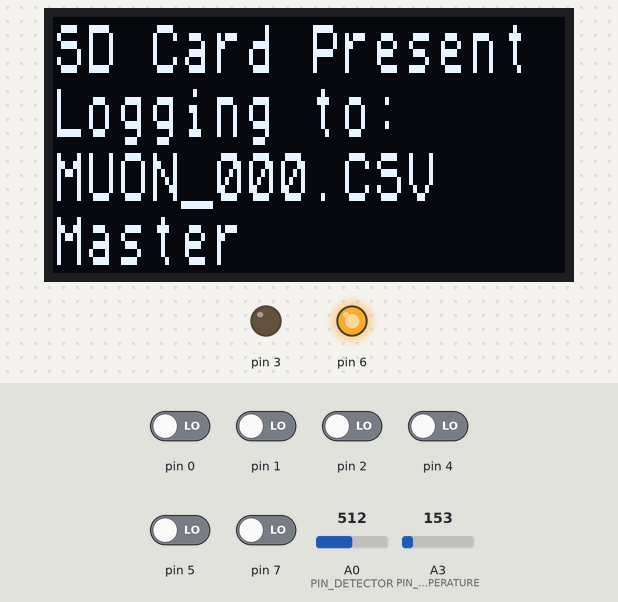
Recording of a sketch running on a simulated Arduino Uno, built for the host (arithmetic inside an expression is 32-bit, double 64-bit). Parts: 128×64 one-colour display, output pins drawn as LEDs (lit = HIGH). Inputs (shaded band) come from the test bench; at power-on: pin 0–2, pin 4, pin 5, pin 7 LOW, A0 (PIN_DETECTOR) = 512, A3 (PIN_TEMPERATURE) = 153. Storage starts empty; EEPROM starts erased; what the sketch prints to the serial monitor is not drawn.

Above: at 1.6 s.
At 3.7 s:
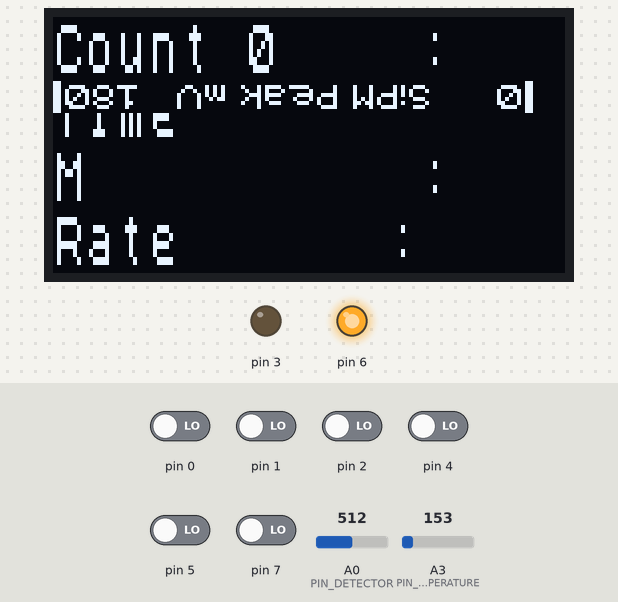
3.8 s: A0 (PIN_DETECTOR) set to 17
5.3 s: A0 (PIN_DETECTOR) set to 13
At 6.1 s:
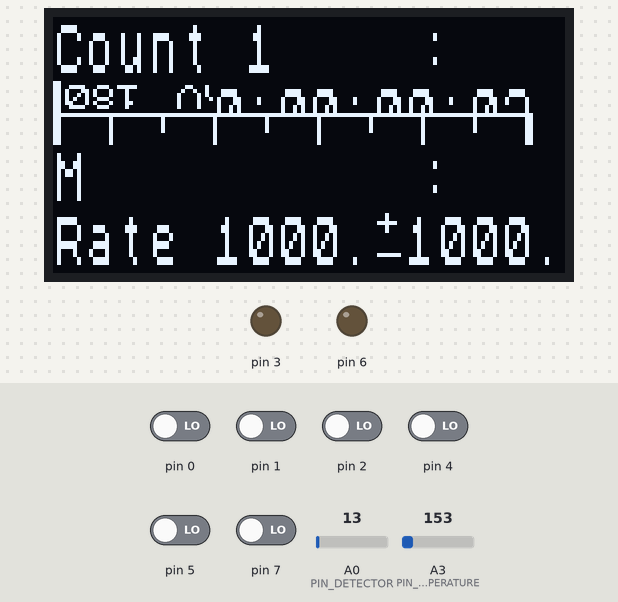
8.3 s: A0 (PIN_DETECTOR) set to 48
9.8 s: A0 (PIN_DETECTOR) set to 57
At 10.9 s:
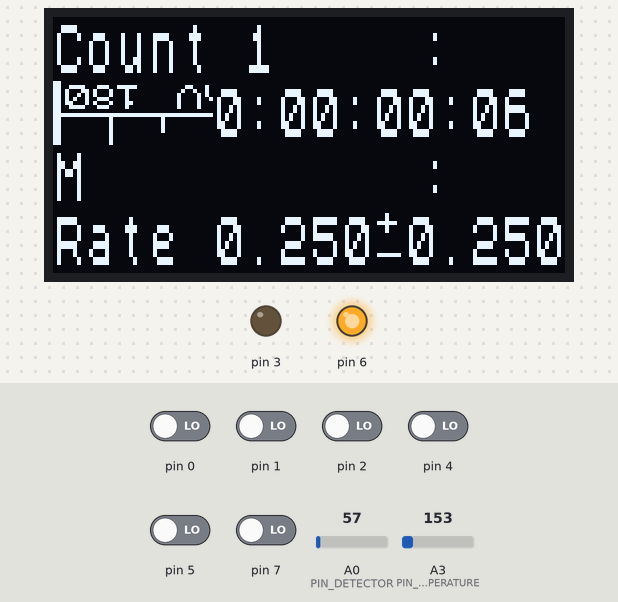
Timing chart, 0 to 12.3 s (numbered marks = the images above; inputs shaded):
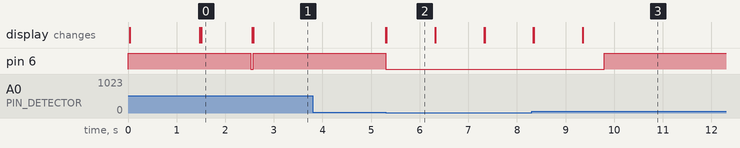

The sketch:

MuonDetector.ino
```cpp
/*
Cosmic Watch Muon Detector alternative software
   Non Official Version of the CosmicWatch Desktop Muon Detector Arduino Code
   Code adapted from Spencer Axiani's original software and designs by Jotham Gates
   The original code and documentation / designs can be found here:
   https://github.com/spenceraxani/CosmicWatch-Desktop-Muon-Detector-v2

   This software uses both the u8x8 display and the sd card if they are fitted.
   Differences to the original code are mainly:
    - Using a smaller library for the driving the display to save RAM and is also fairly fast.
    - Able to save files both as csv and the original text file - selectable in the settings menu
      - CSV does not have to be imported into spreadsheet applications, text does (at least for me)
      - Text is what the original detector software saves files as, for compatability - note that the header is slightly different and might cause the odd issue, but the data is structured the same.
    - Tries to use char arrays instead of the String library to save RAM.
    - Does not fully support the python scripts for downloading and deleting files from the sd card
    - EEPROM can be programmed by the main program - type "Settings" (with the serial terminal set to \n as new line) before the detector finishes starting up.
    - The screen has a day counter as well as hours, minutes and seconds
    - Graphical bar graph with something of a scale instead of one made from hyphens.

   Libraries required:
   Builtin:
    Wire
    SD
    EEPROM
   Need to be installed:
    U8g2 - u8x8 text only part required
    This can be found by searching for it in the libraries manager (sketch > include library > manage libraries)

   Files:
    This file contains the main code.
    The defines.h file contains parameters that can be adjusted to adapt this to your needs and preferences.
    The strings.h file contains most of the strings in this program, so change these if you want to change the wording.
    The oled.ino file contains functions relating to driving the display.
    The sdCard.ino file contains functions related to the sdCard.
    The serial.ino file contains functions relating to serial and built in EEPROM settings function.
    The other.ino file contains other general functions.

   WARNING ABOUT WORKING ON THIS PROGRAM:
   An atmega328p, as found in the arduino Uno and Nanos has only 2048 bytes of RAM.
   The SD card library is very big, and combined with driving the display, there are only a few hundred bytes
   of ram left for local variables. Possibly less than 100 at various times. If you are trying to edit this
   and are getting really weird results and behaviour in other areas of code / restarts. Running out of ram is likely to be the issue.
*/
//Include the defines.h file in the same directory
#include "defines.h"
#include "strings.h"

#ifdef USE_SCREEN
//LCD Libraries. This one is slightly smaller than the adafruit one, although with a few less features.
#include <Wire.h>
#include <U8x8lib.h>
#endif
//SD card
#ifdef USE_SD_CARD
#include <SD.h>
File myFile;
#endif
#ifdef USE_SCREEN
U8X8_SSD1306_128X64_NONAME_HW_I2C u8x8(U8X8_PIN_NONE);
#endif
#include <EEPROM.h>
bool isMaster = true;
unsigned long count = 0;
float sipmVoltage = 0;

//Timing
unsigned int startTime = 0;
unsigned long totalDeadtime = 0;
#ifdef USE_SD_CARD
//SD Card stuff
bool isSDCard = false;
char separatorChar = ' ';
#endif

#ifdef USE_SERIAL_DEBUG //Automatically add and remove the print ram left as required
  #define DEBUG_RAM() debugRam(__LINE__)
#else
  #define DEBUG_RAM()
#endif

void setup() {
  //Set up ADC
  analogReference (EXTERNAL); //DO NOT REMOVE THIS LINE!!!!!!!!!!!!!!
  //It will probably blow up the microcontroller if an analogRead() is called before the reference is set properly.
  //The internal reference and external 3.3v supply will be shorted otherwise.
  ADCSRA &= ~(bit (ADPS0) | bit (ADPS1) | bit (ADPS2));  // clear prescaler bits
  ADCSRA |= bit (ADPS0) | bit (ADPS1);                   // Set prescaler to 8
  //Make the led pin an output
  //pinMode(PIN_LED, OUTPUT);
  //pinMode(PIN_COINCIDENCE, INPUT);
  DDRD = (DDRD | PIN_LED) & (~PIN_COINCIDENCE); //Set the led to be an output and the coincidence pin to be an input
  if ((PIND & PIN_COINCIDENCE) == PIN_COINCIDENCE) { //If the coincidence pin is high, then put into slave mode
    isMaster = false;
    PORTD = PORTD | PIN_LED; //Turn the led on
  } else {
    //pinMode(PIN_COINCIDENCE, OUTPUT);
    //digitalWrite(PIN_COINCIDENCE,HIGH);
    DDRD = DDRD | PIN_COINCIDENCE; //Make the coincidence pin an output
    PORTD = PORTD | PIN_COINCIDENCE; //Turn the coincidence pin high
  }
#ifdef USE_SCREEN
  //Start the display
  u8x8.begin();
  u8x8.setFlipMode(1);
  u8x8.setPowerSave(0);
  u8x8.setFont(u8x8_font_chroma48medium8_r);
  u8x8.setContrast(EEPROM.read(EEPROM_CONSTRAST));
#endif
  //Put screen upside down
#ifdef USE_SERIAL
  //Set up serial
  Serial.begin(9600);
  Serial.setTimeout(3000);
#endif
  DEBUG_RAM();
  //Ram is limited, so only copy the big strings in parts
  char charBuffer[60] = ""; //Define as an empty string to keep the compiler happy. Make it 122 bytes so that it can also be used for the screen
  DEBUG_RAM();
#if defined USE_SCREEN || defined USE_SERIAL
  //Strings stored in PROGMEM need to be copied to RAM before they can be used. charBuffer is a temporary spot for them.
  strcpy_P(charBuffer, cosmicString);
#ifdef USE_SCREEN
  u8x8.draw2x2String(0, 0, charBuffer);
#endif
#ifdef USE_SERIAL
  Serial.write(charBuffer);
  Serial.write(' ');
  DEBUG_RAM();
#endif
  strcpy_P(charBuffer, watchString);
#ifdef USE_SERIAL
  Serial.write(charBuffer);
#endif
#ifdef USE_SCREEN
  u8x8.draw2x2String(6, 2, charBuffer);
  getEepromString(EEPROM_ID1,16,charBuffer);
  u8x8.draw1x2String(0,4,charBuffer);
  byte secondRowLength = getEepromString(EEPROM_ID2,16,charBuffer);
  u8x8.draw1x2String(17 - secondRowLength,6,charBuffer);
#endif
#ifdef USE_SERIAL
  strcpy_P(charBuffer, muonString);
  Serial.println(charBuffer);
  strcpy_P(charBuffer, deviceIdentity);
  Serial.write(charBuffer);
  getEepromString(EEPROM_ID1,EEPROM_STRING_LENGTH,charBuffer);
  Serial.write(charBuffer);
  getEepromString(EEPROM_ID2,EEPROM_STRING_LENGTH,charBuffer);
  Serial.println(charBuffer);
  strcpy_P(charBuffer, firmwareString);
  Serial.println(charBuffer);
  strcpy_P(charBuffer, compiledString);
  Serial.println(charBuffer);
  //About string 1
  strcpy_P(charBuffer, aboutString1);
  Serial.println(charBuffer);
  strcpy_P(charBuffer, aboutString2);
  Serial.write(charBuffer);
  //About string 3
  strncpy_P(charBuffer, aboutString3,50); //Do it in two parts to save ram
  Serial.write(charBuffer);
  strcpy_P(charBuffer, aboutString3+50); //Do it in two parts
  Serial.println(charBuffer);

  //strcpy_P(charBuffer, aboutString3);
  //Serial.println(charBuffer);
#ifdef USE_SERIAL_SETTINGS //Print out the instructions for entering settings mode if it is included
  strcpy_P(charBuffer, settingsInstructions);
  Serial.write(charBuffer);
  strcpy_P(charBuffer, settingsAndNL);
  Serial.write(charBuffer);
  strcpy_P(charBuffer, settingsInstructions2);
  Serial.println(charBuffer);
  DEBUG_RAM();
#endif
  Serial.println();
#endif
#endif
  delay(1000);
#ifdef USE_SD_CARD
  //Set up the sd card
  if (SD.begin(PIN_SD_CARD)) {
#if defined USE_SCREEN || defined USE_SERIAL
    strcpy_P(charBuffer, sdPresent);
#ifdef USE_SERIAL
    Serial.println(charBuffer);
#endif
    //Put here as sd.begin has a time delay
    u8x8.clear();
#ifdef USE_SCREEN
    u8x8.draw1x2String(0, 0, charBuffer);
#endif
    strcpy_P(charBuffer, loggingTo);
#ifdef USE_SCREEN
    u8x8.draw1x2String(0, 2, charBuffer);
#endif
#ifdef USE_SERIAL
    Serial.print(charBuffer);
#endif
    DEBUG_RAM();
#endif
    isSDCard = true;
    //Now go through the process of trying to find an empty file name to save
    openLogFile(charBuffer);
    DEBUG_RAM();
#ifdef USE_SERIAL
    Serial.println(charBuffer); //Print the file name logging to
#endif
#ifdef USE_SCREEN
    u8x8.draw1x2String(0, 4, charBuffer); //Display the file name
#endif
  } else {
    strcpy_P(charBuffer, noSdCard);
#ifdef USE_SERIAL
    Serial.println(charBuffer);
#endif
    //Put here as sd.begin has a time delay
#ifdef USE_SCREEN
    u8x8.clear();
    u8x8.draw1x2String(0, 0, charBuffer);
#endif
  }
#ifdef USE_SD_CARD
  DEBUG_RAM();
  if (isSDCard) { //Write the headers to the sd card file
    strcpy_P(charBuffer, cosmicString);
    myFile.write(charBuffer);
    myFile.write(' ');
    strcpy_P(charBuffer, watchString);
    myFile.write(charBuffer);
    strcpy_P(charBuffer, muonString);
    myFile.println(charBuffer);
    strcpy_P(charBuffer, deviceIdentity);
    myFile.write(charBuffer);
    getEepromString(EEPROM_ID1,EEPROM_STRING_LENGTH,charBuffer);
    myFile.write(charBuffer);
    getEepromString(EEPROM_ID2,EEPROM_STRING_LENGTH,charBuffer);
    myFile.println(charBuffer);
    strcpy_P(charBuffer, firmwareString);
    myFile.println(charBuffer);
    strcpy_P(charBuffer, compiledString);
    myFile.println(charBuffer);
    strcpy_P(charBuffer, aboutString1);
    myFile.println(charBuffer);
    strcpy_P(charBuffer, aboutString2);
    myFile.write(charBuffer);
    //About string 3
    strncpy_P(charBuffer, aboutString3,50); //Do it in two parts to save ram
    myFile.write(charBuffer);
    strcpy_P(charBuffer, aboutString3+50); //Do it in two parts
    myFile.println(charBuffer);
    //strcpy_P(charBuffer, aboutString3);
    //myFile.println(charBuffer);
    myFile.println();
    //Will flush the file in a little bit.
  }
#endif
#endif
#if defined USE_SCREEN || defined USE_SERIAL || defined USE_SD_CARD
  if (isMaster) {
    strcpy_P(charBuffer, masterString);
  } else {
    strcpy_P(charBuffer, slaveString);
  }
#endif
#ifdef USE_SCREEN
  u8x8.draw1x2String(0, 6, charBuffer);
#endif
#ifdef USE_SD_CARD
  if (isSDCard) {
    myFile.println(charBuffer);
    myFile.flush();
  }
#endif
#ifdef USE_SERIAL
  Serial.println(charBuffer);
#endif
  DEBUG_RAM();
  delay(1000);
#ifdef USE_SERIAL
  //TXT Header only for serial
  strncpy_P(charBuffer, txtHeader,50); //Do it in two parts to save ram
  Serial.write(charBuffer);
  strcpy_P(charBuffer, txtHeader+50); //Do it in two parts
  Serial.println(charBuffer);
#endif
#ifdef USE_SD_CARD
  if (isSDCard) {
    //Get the header with commas instead of spaces if saving as a csv
    if(separatorChar == ',') {
      strcpy_P(charBuffer, csvHeader);
      //CSV Header only for serial
      strncpy_P(charBuffer, csvHeader,50); //Do it in two parts to save ram
      myFile.write(charBuffer);
      strcpy_P(charBuffer, csvHeader+50); //Do it in two parts
      myFile.println(charBuffer);
    } else {
      //TXT Header only for serial
      strncpy_P(charBuffer, txtHeader,50); //Do it in two parts to save ram
      myFile.write(charBuffer);
      strcpy_P(charBuffer, txtHeader+50); //Do it in two parts
      myFile.println(charBuffer);
    }
    myFile.flush();
  }
  DEBUG_RAM();
#endif
  if (isMaster) {
    //digitalWrite(PIN_COINCIDENCE,LOW);
    PORTD = PORTD & (~PIN_COINCIDENCE); //Make the coincidence pin low
  }
  PORTD = PORTD & (~PIN_LED); //Make the led pin low
#ifdef USE_SCREEN
  //Set up the display for normal viewing
  //const byte offsetColon1[] = {B00110000,0,0,0,0,0,0,0}; //Char that puts a colon on the left side to make it appear as a colon and a space
  //const byte offsetColon2[] = {B00001100,0,0,0,0,0,0,0}; //Char that puts a colon on the left side to make it appear as a colon and a space
  u8x8.clear();
  strcpy_P(charBuffer, totalCount);
  u8x8.draw1x2String(0, 0, charBuffer);
  strcpy_P(charBuffer, upTime);
  u8x8.draw1x2String(0, 2, charBuffer);
  //byte tempTile[120]; //A separate buffer runs out of ram with sd card, so have to use charBuffer as a buffer of bytes, not chars.
  memcpy_P(charBuffer,offsetColon1,8);
  u8x8.drawTile(5,0,1,charBuffer);
  u8x8.drawTile(4,2,1,charBuffer);
  u8x8.drawTile(4,6,1,charBuffer);
  memcpy_P(charBuffer,offsetColon2,8);
  u8x8.drawTile(5,1,1,charBuffer);
  u8x8.drawTile(4,3,1,charBuffer);
  u8x8.drawTile(4,7,1,charBuffer);
  if (isMaster) {
    /*memcpy_P(tempTile,charMasterTop,8);
    u8x8.drawTile(0,4,1,tempTile);
    memcpy_P(tempTile,charMasterBottom,8);
    u8x8.drawTile(0,5,1,tempTile);*/
    u8x8.draw1x2Glyph(0, 4, CHAR_MASTER);
  } else {
    /*memcpy_P(tempTile,charSlaveTop,8);
    u8x8.drawTile(0,4,1,tempTile);
    memcpy_P(tempTile,charSlaveBottom,8);
    u8x8.drawTile(0,5,1,tempTile);*/
    u8x8.draw1x2Glyph(0, 4, CHAR_SLAVE);
  }
  strcpy_P(charBuffer, rateString);
  u8x8.draw1x2String(0, 6, charBuffer);
  for(byte i = 0;i<15;i++) { //We do not have enough ram to do this all at once, so so each block at a time
    memcpy_P(charBuffer,barScaleB+i*8,8); //i<<3 should be i*8
    u8x8.drawTile(i+1,5,1,charBuffer);
  }
  DEBUG_RAM();
#endif
#if defined USE_SERIAL && defined USE_SERIAL_SETTINGS
  enterSettings();
#endif
  DEBUG_RAM();
  analogRead(PIN_DETECTOR);
  startTime = millis();
}

void loop() {
  if (analogRead(PIN_DETECTOR) > THRESHOLD_SIGNAL) {
    int detectionADC = analogRead(PIN_DETECTOR);
    unsigned long timeStamp = micros();
    unsigned long timeDetecting = millis() - startTime;
    bool usePulse = false;
    //digitalWrite(PIN_LED,HIGH);
    //We detected something!
    if (isMaster) {
      PORTD = PORTD | PIN_COINCIDENCE; //Make the led pin high
      usePulse = true;
    }
#if defined USE_SCREEN || defined USE_SERIAL
    //Swap the adc to the temperature pin and measure a few times to stabilise
    //Also delay a while to allow the coincidence pin to stay high and allow master detector to trigger if slave.
    /*Serial.println("About to read temp");*/
    analogRead(PIN_TEMPERATURE); //Swap the adc to the temperature pin and throw away the first measurement as it might be off by a bit
    float temperatureC = (((analogRead(PIN_TEMPERATURE) + analogRead(PIN_TEMPERATURE)) * (1650. / 1024)) - TEMPERATURE_SENSOR_OFFSET) / 10. ;
    //adc * 3300 - 1024 * TEMPERATURE_SENSOR_OFFSET / 10
    /*Serial.print("Temp is: ");
      Serial.println(temperatureC);*/
    //Make the text for the file and serial without using the String library to save RAM
#endif
    if (!isMaster) {
      if ((PIND & PIN_COINCIDENCE) == PIN_COINCIDENCE) {
        usePulse = true;
      }
    }
    if (usePulse) {
      /*Serial.println("Using Pulse");*/
      count++;
      //digitalWrite(PIN_LED,HIGH);
      PORTD = PORTD | PIN_LED; //Make the led pin high
#if defined USE_SCREEN || defined USE_SERIAL
      //In the form of:
      //count,timeStamp,detectionADC,SIPM Voltage,deadTime,temperature
      sipmVoltage = get_sipm_voltage(detectionADC);
      /*Serial.print("SiPM Voltage is: ");
        Serial.println(sipmVoltage);*/
      char countString[11];
      char timeString[11];
      char adcString[5];
      char sipmVString[7];
      char deadtimeString[11];
      char tempCString[7];
      ultoa(count, countString, 10);
      ultoa(timeDetecting, timeString, 10);
      itoa(detectionADC, adcString, 10);
      byte decimalPlaces = 1;
      if (sipmVoltage >= 100 || sipmVoltage < 0) {
        decimalPlaces = 0;
      }
      dtostrf(sipmVoltage, 1, decimalPlaces, sipmVString);
      ultoa(totalDeadtime, deadtimeString, 10);
      dtostrf(temperatureC, 1, 1, tempCString);
#ifdef USE_SERIAL
      //Always use spaces as a seperator so is compatible with the python scripts
      //The real time graphing in the unity program accepts either commas or spaces
      Serial.write(countString);
      Serial.write(' ');
      Serial.write(timeString);
      Serial.write(' ');
      Serial.write(adcString);
      Serial.write(' ');
      Serial.write(sipmVString);
      Serial.write(' ');
      Serial.write(deadtimeString);
      Serial.write(' ');
      Serial.write(tempCString);
#ifdef USE_SERIAL_DEBUG //Add the number of bytes left in RAM to the end.
      Serial.write(' ');
      int ramLeft = freeRam(); //Only have to calculate once if both SD card and Serial enabled.
      Serial.print(ramLeft);
#endif
      Serial.println();
#endif
#ifdef USE_SD_CARD
      if (isSDCard) {
        myFile.write(countString);
        myFile.write(separatorChar);
        myFile.write(timeString);
        myFile.write(separatorChar);
        myFile.write(adcString);
        myFile.write(separatorChar);
        myFile.write(sipmVString);
        myFile.write(separatorChar);
        myFile.write(deadtimeString);
        myFile.write(separatorChar);
        myFile.write(tempCString);
#ifdef USE_SERIAL_DEBUG //Add the number of bytes left in RAM to the end.
#ifndef USE_SERIAL
        int ramLeft = freeRam(); //Only have to calculate once if both SD card and Serial enabled.
#endif
        myFile.write(separatorChar);
        myFile.print(ramLeft);
#endif
        myFile.println();
#ifdef SD_CARD_SKIP_WRITES //Only write to the sd card every few detections
        //unsigned long sdTime = micros();
        if((count & 0x01) == 0x00) { //Every second count - bit 0 == 0
          //Serial.println(F("Writing"));
          myFile.flush();
        } //else {
          //Serial.println(F("Skip"));
        //}
        //Serial.print(F("SD time: "));
        //Serial.println(micros()-sdTime);
#else
        myFile.flush();
#endif
      }
#endif
#endif
    }
    //digitalWrite(PIN_LED,LOW);
    PORTD = PORTD & (~PIN_LED); //Make the led pin low
    //Wait until the pulse falls back so does not trigger multiple times for the one muon.
    while (analogRead(PIN_DETECTOR) > THRESHOLD_RESET) {
    }

    if (isMaster) {
      //digitalWrite(PIN_COINCIDENCE,LOW);
      PORTD = PORTD & (~PIN_COINCIDENCE); //Make the coincidence pin low
    }
    totalDeadtime += (micros() - timeStamp) / 1000;
  }
#ifdef USE_SCREEN
  updateTime();
#endif
}
```

Source omitted: defines.h (3741 bytes), oled.ino (5179 bytes), other.ino (1352 bytes), sdCard.ino (2229 bytes), serial.ino (5895 bytes), strings.h (7936 bytes)

Measured:
- the behaviour switches between 16 and 15 on A0 (PIN_DETECTOR) (found by bisection; images 1 and 2)
- the behaviour switches between 50 and 51 on A0 (PIN_DETECTOR) (found by bisection; images 2 and 3)
- after the input at 3.8 s, every drawn part: stays the same
- after the input at 5.3 s, pin 6: HIGH → LOW at once; the display: first changes at once (image 2 shows a later state)
- after the input at 9.8 s, pin 6: LOW → HIGH at once
- what the display in image 0 shows lasts 1.1 s, from 1.5 s to 2.6 s
